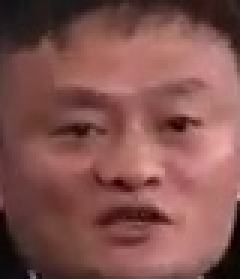
#> input picture faces/face_1038_video_talkshow_low.mp4.jpg, 80 x 93 px, found by its file name (shown 3 times larger); its folder holds only this picture in this run
$ python compress_images.py
#> lines starting #> are read from the running program, lines starting #| are printed output that depends on the picture
import datetime
from PIL import Image
import math
import os

def combine_images(image_paths, output_path, columns=3, rows=3, padding=5, background_color=(255, 255, 255), output_width=240, output_height=272):
    """
    Kết hợp một nhóm hình ảnh thành một hình ảnh lớn với bố cục theo lưới.

    :param image_paths: Danh sách đường dẫn tới các hình ảnh.
    :param output_path: Đường dẫn lưu trữ hình ảnh kết quả.
    :param columns: Số cột trong lưới.
    :param rows: Số dòng trong lưới.
    :param padding: Khoảng cách giữa các hình ảnh.
    :param background_color: Màu nền cho hình ảnh kết quả.
    :param output_width: Chiều rộng của ảnh kết quả.
    :param output_height: Chiều cao của ảnh kết quả.
    """
#> called with output_path = './videos/3x/combined_image_1.jpg', columns = 5, rows = 5, padding = 10, background_color = (255, 255, 255), output_width = 240, output_height = 272
    if not image_paths:
        print("Không có hình ảnh nào để kết hợp.")
        return

    # Mở các ảnh và lưu vào danh sách
    images = [Image.open(path) for path in image_paths]
#> images = 1 item

    # Tính số lượng hình ảnh cần kết hợp
    num_images = len(images)
#> num_images = 1
    max_images = columns * rows

    if num_images > max_images:
        print(f"Số lượng hình ảnh vượt quá giới hạn ({max_images}). Chỉ sử dụng {max_images} hình ảnh đầu tiên.")
        images = images[:max_images]
        num_images = max_images

    # Tính kích thước mỗi ô ảnh
    total_padding_width = (columns - 1) * padding
    total_padding_height = (rows - 1) * padding
    cell_width = (output_width - total_padding_width) // columns
    cell_height = (output_height - total_padding_height) // rows

    if cell_width <= 0 or cell_height <= 0:
        print("Kích thước ô ảnh không hợp lệ. Vui lòng kiểm tra lại kích thước đầu ra và tham số padding.")
        return

    # Tạo ảnh mới với kích thước cố định
    new_image = Image.new('RGB', (output_width, output_height), color=background_color)
#> new_image: PIL image 240x272 RGB; every value is 255

    # Dán từng ảnh vào ảnh mới
    for index, img in enumerate(images):
        if index >= max_images:
            break  # Đảm bảo không vượt quá số lượng hình ảnh tối đa

        # Tính vị trí x, y cho mỗi ảnh
        x = (index % columns) * (cell_width + padding)
        y = (index // columns) * (cell_height + padding)

        # Thay đổi kích thước ảnh để phù hợp với ô
        img_resized = img.resize((cell_width, cell_height), Image.LANCZOS)

        # Dán ảnh vào vị trí tương ứng
        new_image.paste(img_resized, (x, y))
#> this loop made 1 pass
#> (x, y) on pass 1: (0, 0)
#> pass 1, in combine_images, `img_resized = img.resize((cell_width, cell_height), Image.LANCZOS)`:
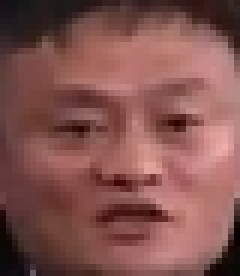
#> img_resized: PIL image 40x46 RGB (shown 6 times larger); mean R, G, B 130.6, 83.2, 79.2
#> after the loop:
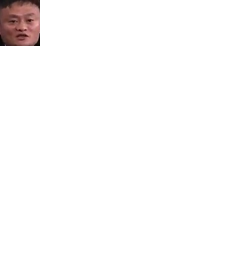
#> new_image: PIL image 240x272 RGB; mean R, G, B 251.5, 250.2, 250

    # Lưu ảnh kết quả
    new_image.save(output_path)
    print(f"Đã tạo ảnh tổng hợp tại {output_path}")

def main():
    # Sử dụng hàm
    image_folder = './test/faces'
    output_folder = './videos/3x'
    os.makedirs(output_folder, exist_ok=True)

    # Lấy danh sách đường dẫn các ảnh, sắp xếp để đảm bảo thứ tự nhất định
    image_files = sorted([
        os.path.join(image_folder, img) for img in os.listdir(image_folder)
        if img.lower().endswith(('jpg', 'png', 'jpeg'))
    ])

    # Tham số cho lưới ảnh
    columns = 5  # Số cột
    rows = 5     # Số dòng
    padding = 10  # Khoảng cách giữa các hình ảnh
    output_width = 240
    output_height = 272
    max_images_per_grid = columns * rows

    # Tính số lượng grid cần tạo
    total_images = len(image_files)
    total_grids = math.ceil(total_images / max_images_per_grid)

    print(f"Tổng số hình ảnh: {total_images}")
    print(f"Sẽ tạo {total_grids} hình ảnh lớn với mỗi hình chứa tối đa {max_images_per_grid} hình.")

    # Bắt đầu đo thời gian
    start_time = datetime.datetime.now().timestamp()

    for grid_index in range(total_grids):
        start_idx = grid_index * max_images_per_grid
        end_idx = start_idx + max_images_per_grid
        current_batch = image_files[start_idx:end_idx]

        # Tạo tên file cho image lớn
        output_image = os.path.join(output_folder, f"combined_image_{grid_index + 1}.jpg")

        # Gọi hàm để kết hợp ảnh với kích thước cố định
        combine_images(
            current_batch,
            output_image,
            columns=columns,
            rows=rows,
            padding=padding,
            output_width=output_width,
            output_height=output_height
        )

    # Kết thúc đo thời gian
    end_time = datetime.datetime.now().timestamp()
    print(f"Thời gian thực thi: {end_time - start_time} giây")

if __name__ == "__main__":
    main()

$ run again, on faces/face_1213_video_talkshow_low.mp4.jpg
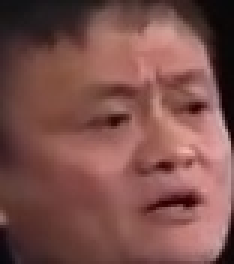
#> input picture faces/face_1213_video_talkshow_low.mp4.jpg, 78 x 88 px, found by its file name (shown 3 times larger)
#> images = 1 item
#> num_images = 1
#> the loop in combine_images, `for index, img in enumerate(images):` made 1 pass
#> (x, y) on pass 1: (0, 0)
#> pass 1, in combine_images, `img_resized = img.resize((cell_width, cell_height), Image.LANCZOS)`:
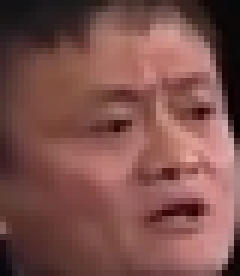
#> img_resized: PIL image 40x46 RGB (shown 6 times larger); mean R, G, B 124.3, 80.2, 75.5
#> after the loop in combine_images, `for index, img in enumerate(images):`:
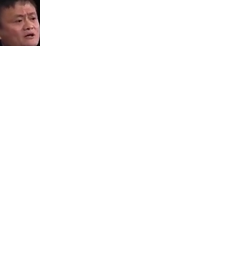
#> new_image: PIL image 240x272 RGB; mean R, G, B 251.3, 250.1, 249.9

$ run again, on faces/face_135_video_talkshow_low.mp4.jpg
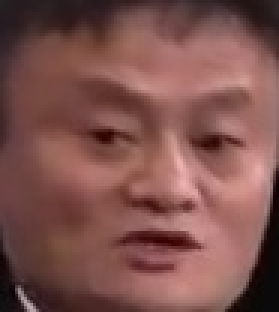
#> input picture faces/face_135_video_talkshow_low.mp4.jpg, 93 x 104 px, found by its file name (shown 3 times larger)
#> images = 1 item
#> num_images = 1
#> the loop in combine_images, `for index, img in enumerate(images):` made 1 pass
#> (x, y) on pass 1: (0, 0)
#> pass 1, in combine_images, `img_resized = img.resize((cell_width, cell_height), Image.LANCZOS)`:
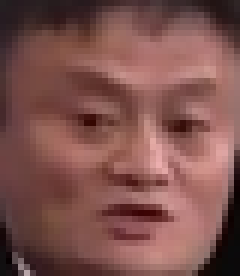
#> img_resized: PIL image 40x46 RGB (shown 6 times larger); mean R, G, B 125.6, 82, 77.6
#> after the loop in combine_images, `for index, img in enumerate(images):`:
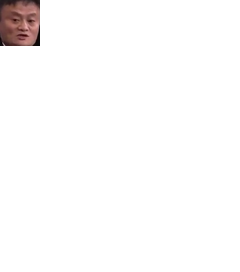
#> new_image: PIL image 240x272 RGB; mean R, G, B 251.4, 250.1, 250

$ run again, on faces/face_1534_video_talkshow_low.mp4.jpg
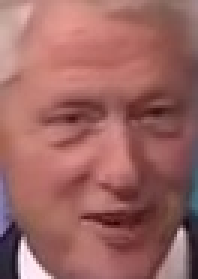
#> input picture faces/face_1534_video_talkshow_low.mp4.jpg, 66 x 93 px, found by its file name (shown 3 times larger)
#> images = 1 item
#> num_images = 1
#> the loop in combine_images, `for index, img in enumerate(images):` made 1 pass
#> (x, y) on pass 1: (0, 0)
#> pass 1, in combine_images, `img_resized = img.resize((cell_width, cell_height), Image.LANCZOS)`:
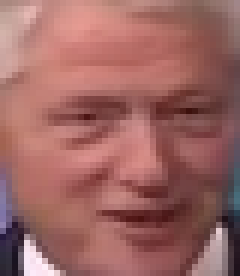
#> img_resized: PIL image 40x46 RGB (shown 6 times larger); mean R, G, B 156.8, 102.1, 98.8
#> after the loop in combine_images, `for index, img in enumerate(images):`:
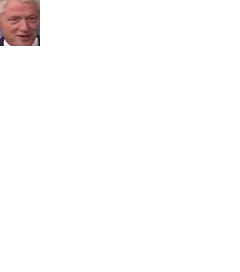
#> new_image: PIL image 240x272 RGB; mean R, G, B 252.2, 250.7, 250.6

$ run again, on faces/face_106_video_talkshow_low.mp4.jpg
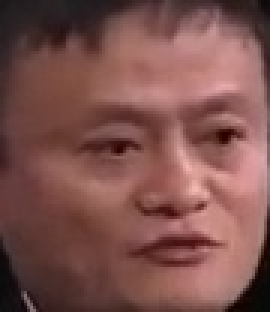
#> input picture faces/face_106_video_talkshow_low.mp4.jpg, 90 x 104 px, found by its file name (shown 3 times larger)
#> images = 1 item
#> num_images = 1
#> the loop in combine_images, `for index, img in enumerate(images):` made 1 pass
#> (x, y) on pass 1: (0, 0)
#> pass 1, in combine_images, `img_resized = img.resize((cell_width, cell_height), Image.LANCZOS)`:
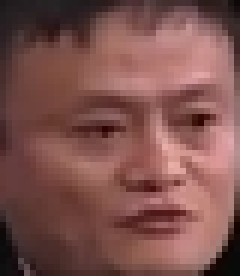
#> img_resized: PIL image 40x46 RGB (shown 6 times larger); mean R, G, B 125.2, 81.8, 77.5
#> after the loop in combine_images, `for index, img in enumerate(images):`:
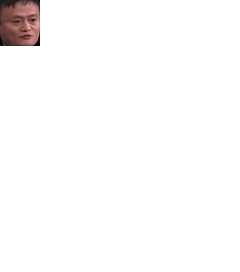
#> new_image: PIL image 240x272 RGB; mean R, G, B 251.3, 250.1, 250
